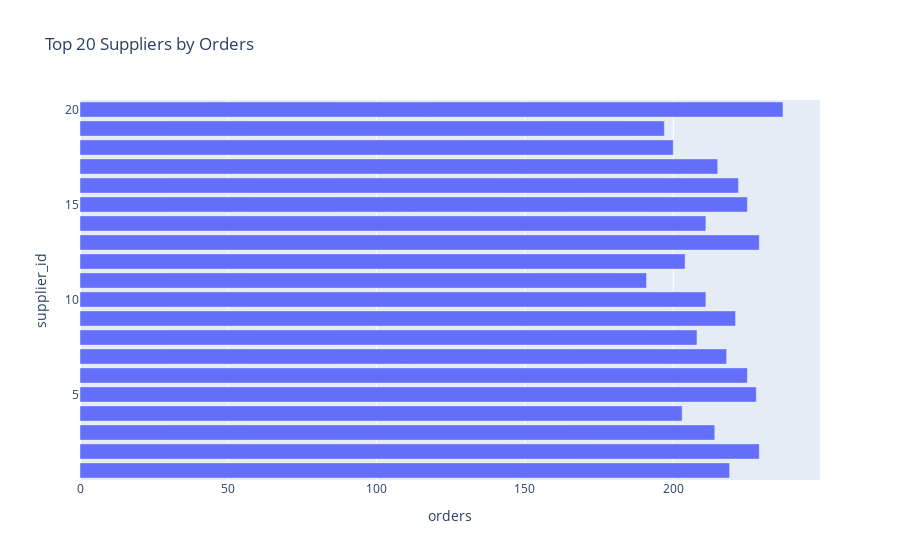

Source (notebook cell):
### Code cell
# Supplier patterns interactive: Top 20 suppliers by orders
sup_summary = active.groupby('supplier_id').agg(orders=('order_id','count'), late_rate=('late_delivery','mean')).reset_index()
if not sup_summary.empty:
    fig = px.bar(sup_summary.sort_values('orders', ascending=False).head(20), x='orders', y='supplier_id', orientation='h', title='Top 20 Suppliers by Orders')
    fig.update_layout(yaxis={'categoryorder':'total ascending'})
    fig.show()

### Figure 1 — Plotly figure (JSON) as saved in the notebook; plotly's stock layout.template omitted (floating-point values rounded to 4 significant figures)
{"data": [{"alignmentgroup": "True", "hovertemplate": "orders=%{x}<br>supplier_id=%{y}<extra></extra>", "legendgroup": "", "marker": {"color": "#636efa", "pattern": {"shape": ""}}, "name": "", "offsetgroup": "", "orientation": "h", "showlegend": false, "textposition": "auto", "type": "bar", "x": [237, 229, 229, 228, 225, 225, 222, 221, 219, 218, 215, 214, 211, 211, 208, 204, 203, 200, 197, 191], "xaxis": "x", "y": [20, 13, 2, 5, 15, 6, 16, 9, 1, 7, 17, 3, 10, 14, 8, 12, 4, 18, 19, 11], "yaxis": "y"}], "layout": {"barmode": "relative", "legend": {"tracegroupgap": 0}, "title": {"text": "Top 20 Suppliers by Orders"}, "xaxis": {"anchor": "y", "domain": [0, 1], "title": {"text": "orders"}}, "yaxis": {"anchor": "x", "categoryorder": "total ascending", "domain": [0, 1], "title": {"text": "supplier_id"}}}}
